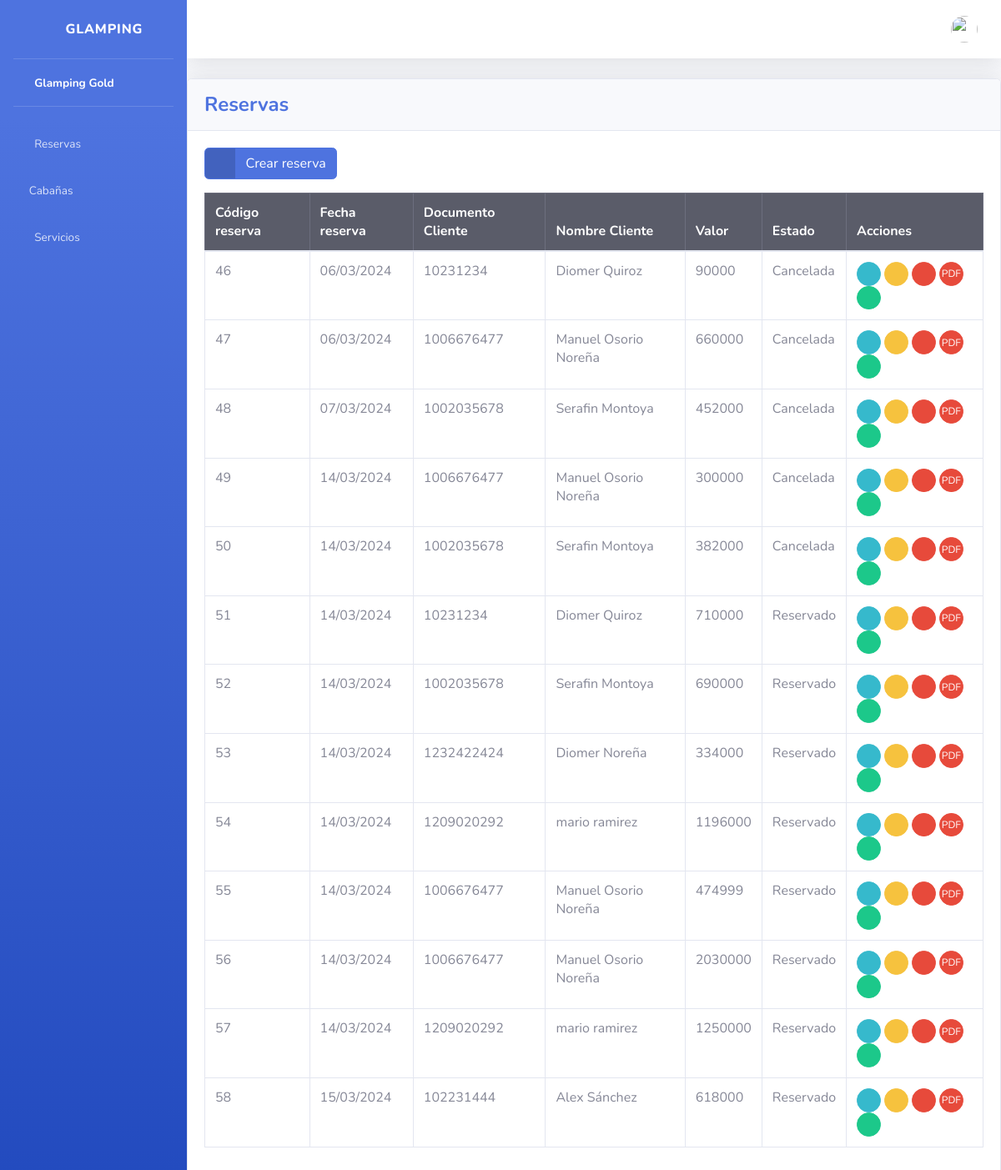
Page /reservas/ on the earlier database version.
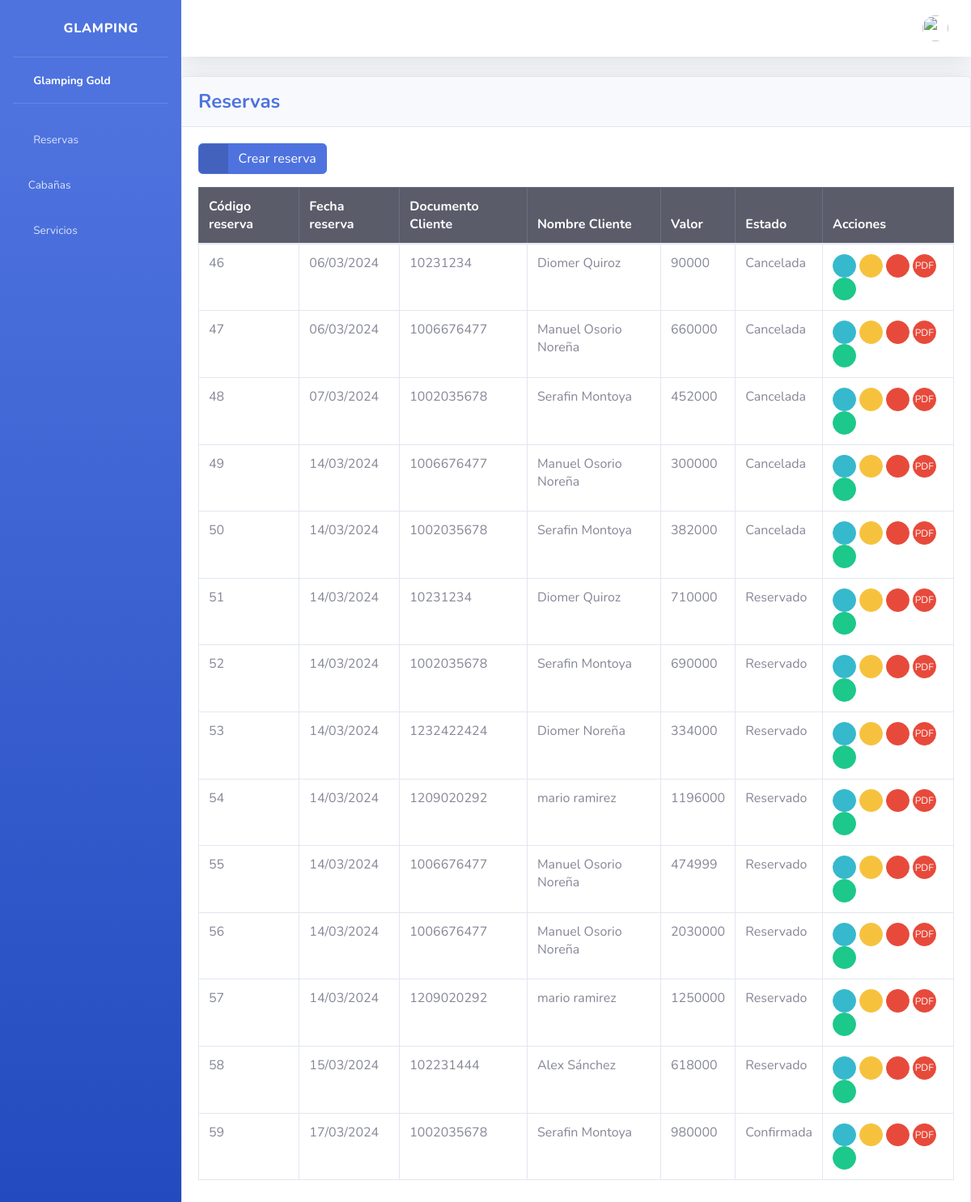
Same page on the later database version.
### reservas/models.py (models this page shows, shortened)
class Reserva(models.Model):
    fecha_reserva = models.DateField()
    fecha_inicio = models.DateField()
    fecha_fin = models.DateField()
    precio = models.IntegerField()
    estado = models.CharField(max_length=20, default='Reservado')
    cliente = models.ForeignKey('cliente.Cliente', on_delete= models.DO_NOTHING)

### cliente/models.py (models this page shows)
class Cliente(models.Model):
    nombre = models.CharField(max_length=255)
    documento = models.IntegerField(unique=True)
    email = models.CharField(max_length=50, unique=True)
    telefone = models.IntegerField(unique=True)
    nacionalidad = models.CharField(max_length=255)
    status = models.BooleanField(default=True)
    def __str__(self):
        return self.nombre

### reservas/views.py (the view)
# urls.py: path('reservas/', include('reservas.urls')),
def reservas(request):
    reservas_list = Reserva.objects.all()
    return render(request, 'reservas/index.html', {'reservas_list': reservas_list})

### templates/reservas/index.html (shortened to what this page needs)
{% extends 'base.html' %}
{% block content %}
<div class="card shadow mb-4">
    <div class="card-header py-3">
        <h4 class="m-0 font-weight-bold text-primary">Reservas</h4>
    </div>
    <div class="card-body">
        <div class="table-responsive">
            <a href="{% url 'create_reserva' %}" class="btn btn-primary btn-icon-split mb-3">
                <span class="icon text-white-50">
                    <i class="fas fa-plus"></i>
                </span>
                <span class="text">Crear reserva</span>
            </a>
            <table class="table table-bordered" id="dataTable" width="100%" cellspacing="0">
                <thead class="table-dark">
                    <tr>
                        <th>Código reserva</th>
                        <th>Fecha reserva</th>
                        <th>Documento Cliente</th>
                        <th>Nombre Cliente</th>
                        <th>Valor</th>
                        <th>Estado</th>
                        <th>Acciones</th>
                    </tr>
                </thead>
                <tbody>
                    {% for reserva in reservas_list %}
                    <tr>
                        <td>{{ reserva.id }}</td>
                        <td>{{ reserva.fecha_reserva|date:"d/m/Y" }}</td>
                        <td>{{ reserva.cliente.documento}}</td>
                        <td>{{ reserva.cliente}}</td>
                        <td>{{ reserva.precio }}</td>
                        <td>{{ reserva.estado }}</td>
                        <td>
                            <a href="{% url 'detail_reserva' reserva.id %}" class="btn btn-info btn-circle btn-sm">
                                <i class="fas fa-info-circle"></i></a>
                            <a href="{% url 'edit_reserva' reserva.id %}" class="btn btn-warning btn-circle btn-sm">
                                <i class="fas fa-edit"></i>
                            </a>
                            <a href="{% url 'cancel_reserva' reserva.id %}" class="btn btn-danger btn-circle btn-sm deleteBtn">
                                <i class="fas fa-times"></i>
                            </a>
                            <a href="{% url 'Pdfview' reserva.id %}" class="btn btn-danger btn-circle btn-sm">
                                <span>PDF</span>
                            <a href="{% url 'pago_reserva' reserva.id %}" class="btn btn-success btn-circle btn-sm">
                                <i class="fa fa-credit-card "></i>
                            </a>
                        </td>
                    </tr>
                    {% endfor %}
                </tbody>
            </table>
        </div>
    </div>
</div>
{% endblock %}

Differences in the rows shown:
added Reserva: id "59", fecha_reserva "17/03/2024", cliente.documento "1002035678", cliente "Serafin Montoya", precio "980000", estado "Confirmada"
